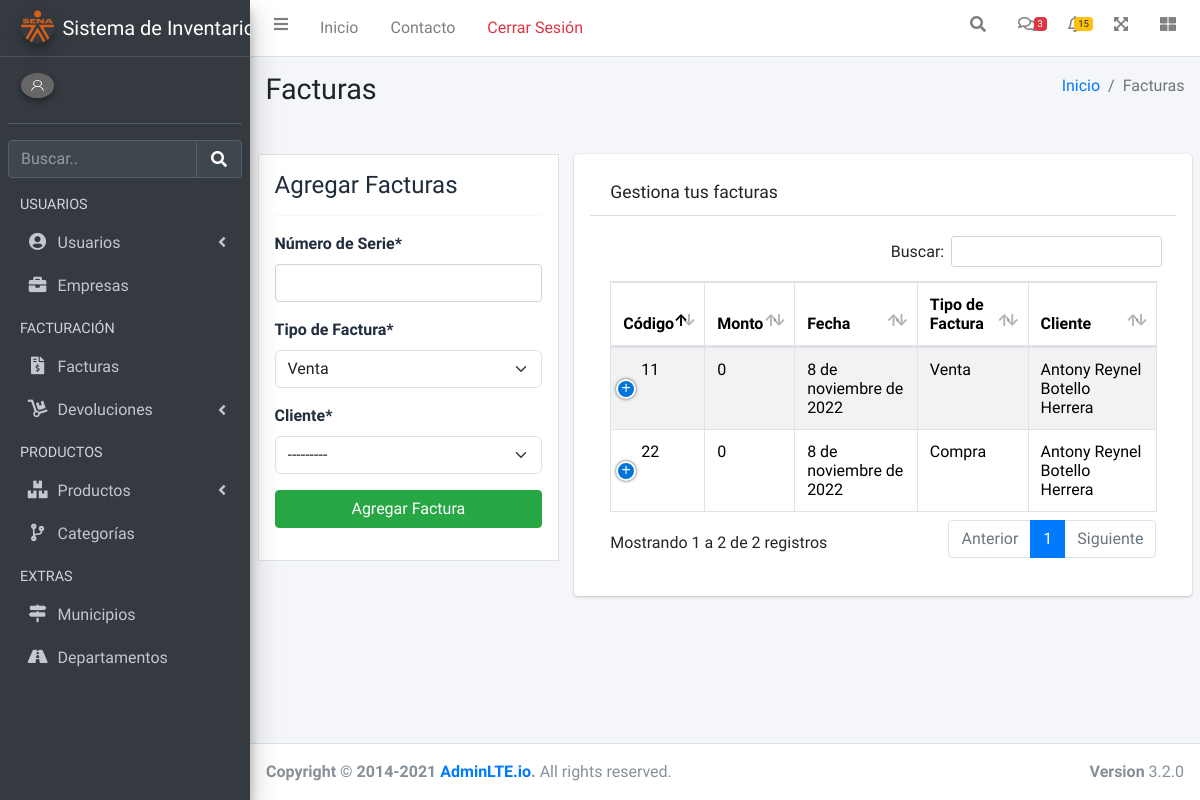
The page /facturas/ on the database as committed earlier.
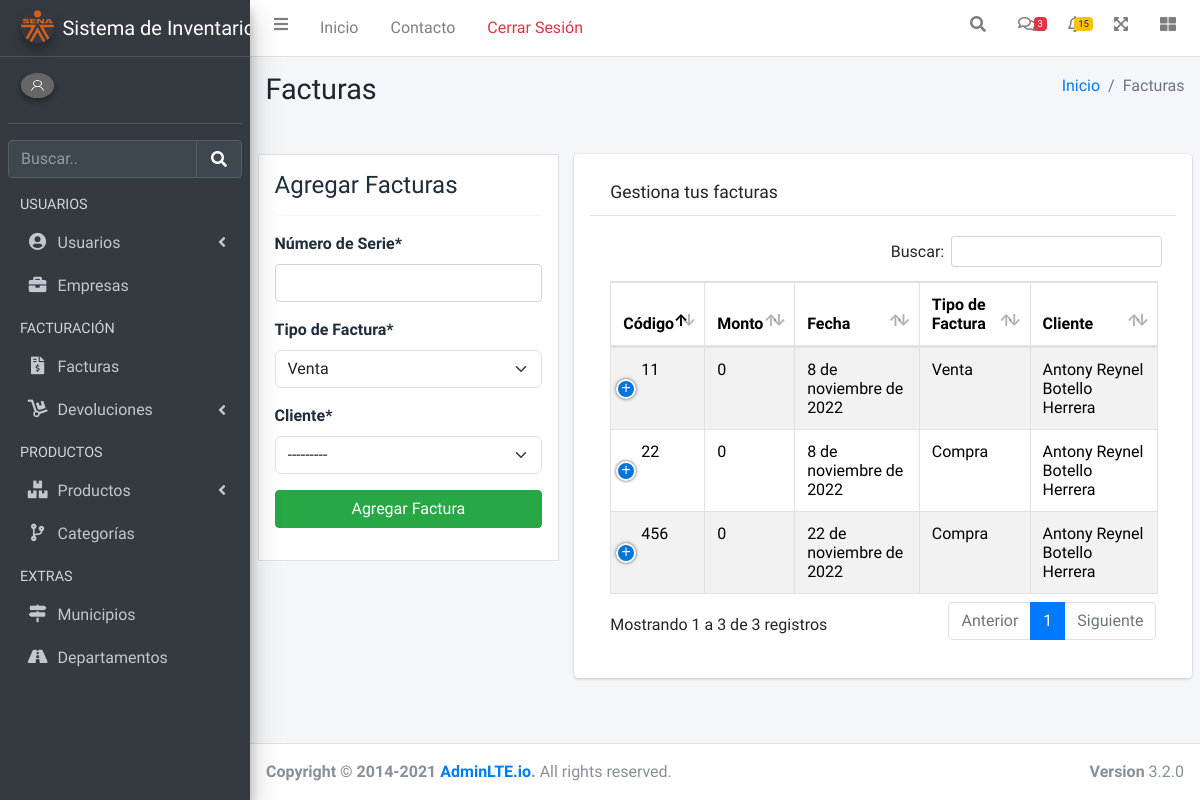
The same page on the database as committed later.
### facturas/models.py (models this page shows, shortened)
class Factura(models.Model):
    numeroSerie=models.IntegerField(primary_key=True,verbose_name="Número de Serie",unique=True)
    monto=models.BigIntegerField(validators=[MinValueValidator(0)],default=0, verbose_name="Monto")
    fecha=models.DateField(auto_now=True,verbose_name="Fecha Factura")
    class TipoFactura(models.TextChoices):
        VENTA='Venta', _('Venta')
        COMPRA='Compra', _('Compra')
    tipoFactura=models.CharField(max_length=6, choices=TipoFactura.choices, default=TipoFactura.VENTA, verbose_name="Tipo de Factura")
    class Estado(models.TextChoices):
        ACTIVO='1', _('Activo')
        INACTIVO='0', _('Inactivo')
    estado=models.CharField(max_length=1, choices=Estado.choices, default=Estado.ACTIVO, verbose_name="Estado")
    cliente=models.ForeignKey(Usuario,verbose_name="Cliente",on_delete=models.CASCADE,related_name='Cliente')
    empleado=models.ForeignKey(Usuario,  verbose_name="Empleado",on_delete=models.CASCADE,related_name='Empleado')

### usuarios/models.py (models this page shows)
class Usuario(models.Model):
    nombres=models.CharField(max_length=60, verbose_name="Nombres")
    apellidos=models.CharField(max_length=60, verbose_name="Apellidos")
    foto=models.ImageField(upload_to='images/usuarios',blank=True, default='images/usuarios/default.png')
    email= models.EmailField(max_length=150, verbose_name='Correo')
    class TipoDocumento(models.TextChoices):
        CC='C.C', _('Cédula de Ciudadanía')
        CE='C.E', _('Cédula de Extranjería')
        TI='T.I', _('Tarjeta de Identidad')
        OT='Otro', _('Otro Tipo de Documento')
    tipoDocumento=models.CharField(max_length=4, choices=TipoDocumento.choices, default=TipoDocumento.CC, verbose_name="Tipo de Documento")
    documento=models.CharField(max_length=50, verbose_name="Número de Documento")
    telefono=models.CharField(max_length=20, verbose_name="Teléfono")
    direccion=models.CharField(max_length=70, verbose_name="Dirección")
    municipio=models.ForeignKey(Municipio, on_delete=models.CASCADE,null=True,blank=False,verbose_name="Municipio")
    fecha_nacimiento=models.DateField(verbose_name="Fecha de Nacimiento", help_text=u"MM/DD/AAAA")
    empresa=models.ForeignKey(Empresa, on_delete=models.CASCADE, blank=False,null=True, verbose_name="Empresa")
    class Rol(models.TextChoices):
        Administrador='Administrador', _('Administrador')
        Empleado='Empleado', _('Empleado')
        Cliente='Cliente', _('Cliente')
        Proveedor='Proveedor', _('Proveedor')
    rol=models.CharField(max_length=13, choices=Rol.choices, default=Rol.Empleado, verbose_name="Rol")
    class Estado(models.TextChoices):
        ACTIVO='1', _('Activo')
        INACTIVO='0', _('Inactivo')
    estado=models.CharField(max_length=1, choices=Estado.choices, default=Estado.ACTIVO, verbose_name="Estado")
    user=models.ForeignKey(User, on_delete= models.CASCADE)
    def __str__(self)->str:
        return "%s %s" %(self.nombres, self.apellidos)

### facturas/views.py (the view, shortened to what this page needs)
# urls.py: path('', factura, name="facturas"),
def factura(request, modal_status='hid'):
    titulo="Facturas"
    facturas= Factura.objects.filter(estado='1')
    modal_title= ""
    modal_txt= ""
    modal_submit= ""
    pk_factura = ""
    tipo =None
    form_update= None
    form =FacturaForm()
    context={
        'titulo':titulo,
        'facturas':facturas,
        'form':form,
        'modal_status':modal_status,
        'modal_submit': modal_submit,
        'modal_title': modal_submit,
        'modal_txt': modal_txt,
        'pk': pk_factura,
        'tipo': tipo,
        'form_update':form_update
    }
    return render(request,'facturas/facturas.html',context)

### facturas/forms.py
class FacturaForm(ModelForm):
    class Meta:
        model= Factura
        exclude=['estado','empleado','monto']
        widgets={
            'fecha': widgets.DateInput(attrs={'type':'date'}, format='%Y-%m-%d')
        }

### base/context_processors.py (called while the page is built)
def sesion(request):
    usuario_actual= request.user
    image_user=r"../media/images/usuarios/default.png"
    if request.user.is_authenticated:
        if Usuario.objects.filter(user_id=usuario_actual.id):
            image_user=Usuario.objects.get(user_id=usuario_actual.id).foto.url
    context={
        'usuario_actual':usuario_actual,
        'image_user': image_user
    }
    return context

### base/templates/facturas/facturas.html (shortened to what this page needs)
{% extends 'partials/body.html' %}
{% load crispy_forms_tags %}
{% block contenido %}
<div class="row my-4">
    <div class="col-md-4">
        <div class="border bg-white p-3">
            <h4>Agregar Facturas</h4>
            <hr>
            <form action="" method="POST">
                {{ form|crispy }}
                <button class="btn btn-success btn-block" name="form-crear">Agregar Factura</button>
            </form>
        </div>
    </div>
    <div class="col-md-8">
        <div class="card p-3">
            <div class="card-header">
                <h3 class="card-title">Gestiona tus facturas</h3>
            </div>
            <div class="card-body">
                <table id="tabla-general" class="table table-bordered table-striped">
                    <thead>
                        <tr>
                            <th>Código</th>
                            <th>Monto</th>
                            <th>Fecha</th>
                            <th>Tipo de Factura</th>
                            <th>Cliente</th>
                        </tr>
                    </thead>
                    <tbody>
                        {% for factura in facturas %}
                        <tr>
                            <td>{{factura.numeroSerie}}</td>
                            <td>{{factura.monto}}</td>
                            <td>{{factura.fecha}}</td>
                            <td>{{factura.tipoFactura}}</td>
                            <td>{{factura.cliente}}</td>
                        </tr>
                        {% endfor %}
                    </tbody>
                </table>
            </div>
        </div>
    </div>
</div>
{% endblock contenido %}

Rows that differ between the two databases and show on the page:
added Factura: numeroSerie "456", monto "0", fecha "22 de noviembre de 2022", tipoFactura "Compra", cliente "Antony Reynel Botello Herrera"
Other text that changed with them:
text written by a page script: "Buscar: Mostrando 1 a 2 de 2 registros Anterior 1 Siguiente" → "Buscar: Mostrando 1 a 3 de 3 registros Anterior 1 Siguiente"
